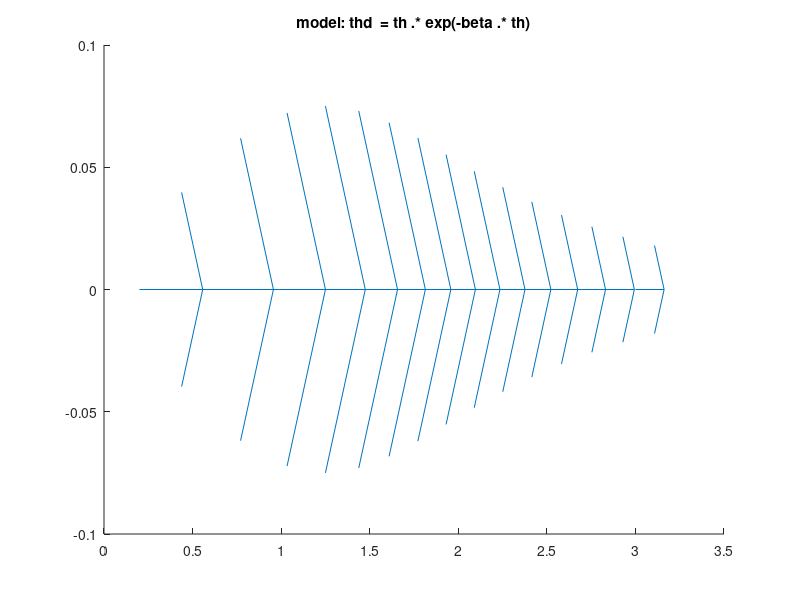
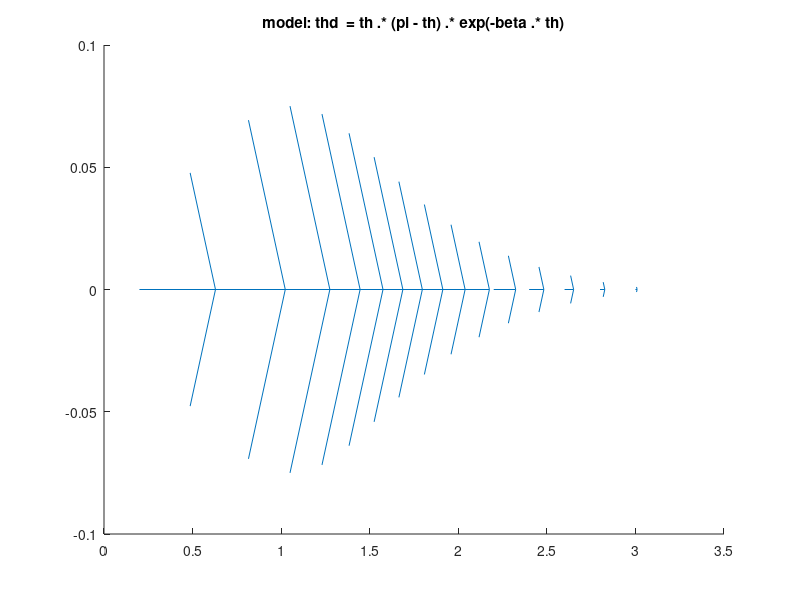
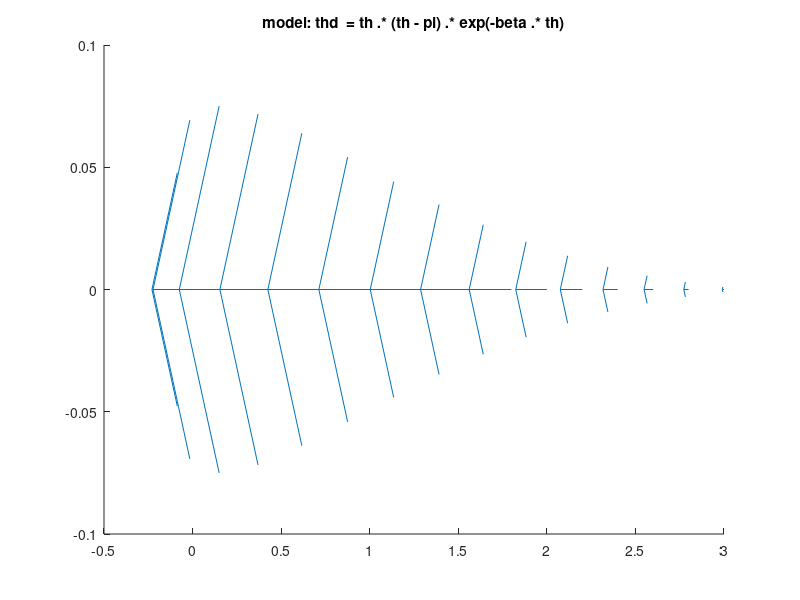
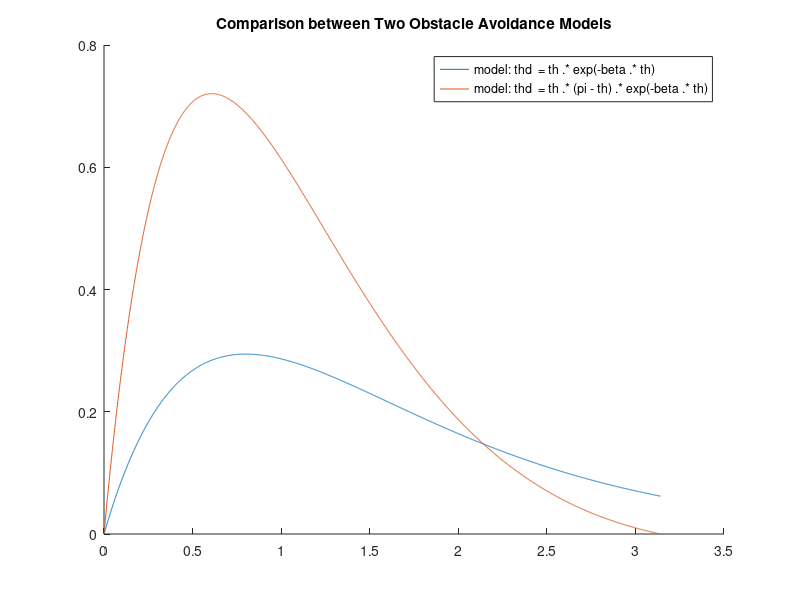

Write the MATLAB code that produced these figures, in order.
close   all;
clear   all;
clc;

th              = [0:0.2:pi];

beta            = 1.25;

thd_m0          = th .* exp(-beta .* th);
thd_m1          = th .* (pi - th) .* exp(-beta .* th);
thd_m2          = th .* (th - pi) .* exp(-beta .* th);

figure;
hold            on;
q0              = quiver(th, zeros(size(th)), thd_m0/(5*pi), zeros(size(th)));
% set(q0, 'AutoScale', 'off');
title('model: thd  = th .* exp(-beta .* th)');
hold            off;

figure;
hold            on;
q1              = quiver(th, zeros(size(th)), thd_m1/(5*pi), zeros(size(th)));
% set(q1, 'AutoScale', 'off');
title('model: thd  = th .* (pi - th) .* exp(-beta .* th)');
hold            off;

figure;
hold            on;
q2              = quiver(th, zeros(size(th)), thd_m2/(5*pi), zeros(size(th)));
% set(q2, 'AutoScale', 'off');
title('model: thd  = th .* (th - pi) .* exp(-beta .* th)');
hold            off;

th              = [0:0.001:pi];

thd_m0          = th .* exp(-beta .* th);
thd_m1          = th .* (pi - th) .* exp(-beta .* th);

figure;
hold            on;
p0              = plot(th, thd_m0);
p1              = plot(th, thd_m1);
title('Comparison between Two Obstacle Avoidance Models');
legend('model: thd  = th .* exp(-beta .* th)', 'model: thd  = th .* (pi - th) .* exp(-beta .* th)');
hold            off;

figure;
hold            on;
p0              = plot(th, thd_m0/max(thd_m0));
p1              = plot(th, thd_m1/max(thd_m1));
title('Normalized Comparison between Two Obstacle Avoidance Models');
legend('model: thd  = th .* exp(-beta .* th)', 'model: thd  = th .* (pi - th) .* exp(-beta .* th)');
hold            off;